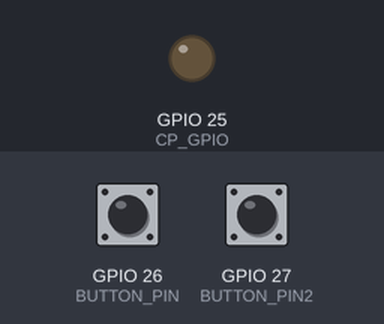
Bench run of a sketch on a simulated ESP32. Shown: output pins drawn as LEDs (lit = HIGH). Dashed ring = blinking. The test bench sets the inputs (shaded band); at power-on: GPIO 27 (BUTTON_PIN2) HIGH, GPIO 26 (BUTTON_PIN) HIGH. What the sketch prints to the serial monitor is not drawn.

Above: at 1.2 s.
1.3 s: GPIO 27 (BUTTON_PIN2) pulled LOW for 1 s
At 1.4 s:
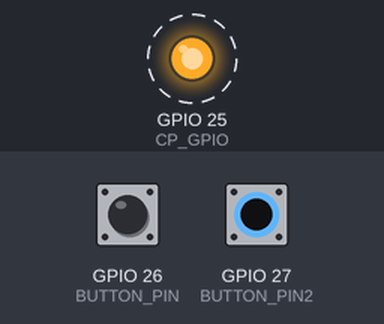
4.3 s: GPIO 27 (BUTTON_PIN2) pulled LOW for 3.2 s
At 7.7 s:
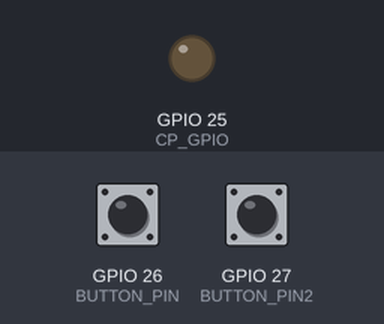
Timing chart, 0 to 9.2 s (numbered marks = the images above; inputs shaded):
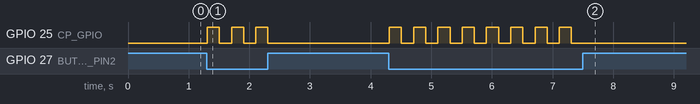

The sketch:

cp_esp32_buzzer.ino
```cpp
//定义LED1管脚
#define CP_GPIO 25
#define BUTTON_PIN 26 // ESP32 GPIO16 pin connected to button's pin
#define BUTTON_PIN2 27 // ESP32 GPIO16 pin connected to button's pin

void setup() {
  pinMode(BUTTON_PIN, INPUT_PULLUP); // set ESP32 pin to input pull-up mode
  pinMode(BUTTON_PIN2, INPUT_PULLUP); // set ESP32 pin to input pull-up mode
  pinMode(CP_GPIO, OUTPUT);       // set ESP32 pin to output mode
}


void loop() {
  int buttonState = digitalRead(BUTTON_PIN); // read new state
  int buttonState2 = digitalRead(BUTTON_PIN2); // read new state
  if (buttonState == LOW) {
    Serial.println("The button is being pressed");
    digitalWrite(CP_GPIO, HIGH); // turn on
    delay(20);//延时200ms
    digitalWrite(CP_GPIO, LOW); // turn on
    delay(20);//延时200ms
  } else {
    Serial.println("The button is unpressed");
    if (buttonState2 == LOW) {
      Serial.println("The button2 is being pressed");
      digitalWrite(CP_GPIO, HIGH); // turn on
      delay(200);//延时200ms
      digitalWrite(CP_GPIO, LOW); // turn on
      delay(200);//延时200ms
    } else {
      Serial.println("The button2 is unpressed");
    }
  }
}
```

Measured:
- after the input at 1.3 s, GPIO 25 (CP_GPIO): alternates HIGH for 0.20 s and LOW for 0.20 s, 6 changes in all, then stays LOW, starting at once
- after the input at 4.3 s, GPIO 25 (CP_GPIO): alternates HIGH for 0.20 s and LOW for 0.20 s, 16 changes in all, then stays LOW, starting at once
